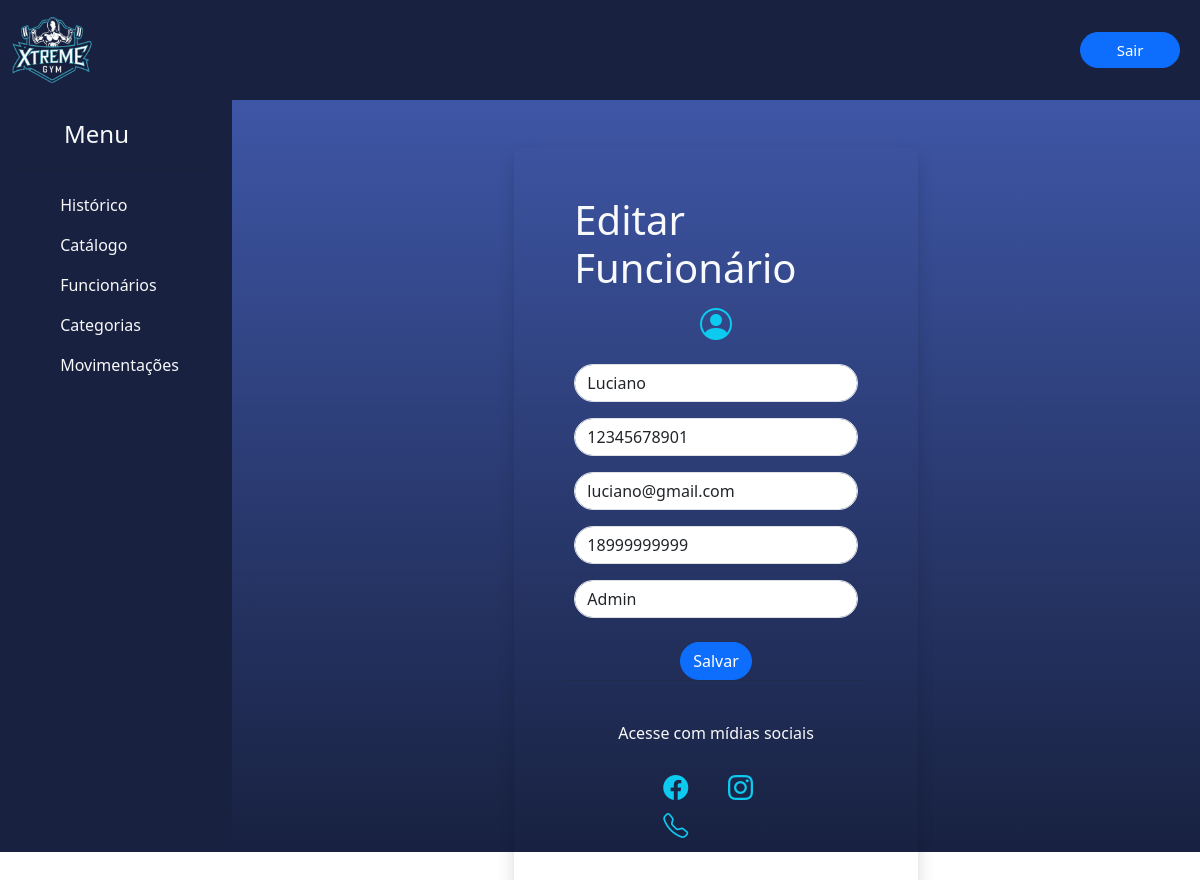
The app's page /editarFuncionario/1 with its own data.
### models.py (models this page shows, shortened)
class Funcionario(Base):
    __tablename__ = 'funcionarios'
    id_funcionario = Column(Integer, primary_key=True, unique=True)
    nome_funcionario = Column(String(40), nullable=True)
    cpf_funcionario = Column(Integer, nullable=True, unique=True)
    email_funcionario = Column(String(60), nullable=True, unique=True)
    telefone_funcionario = Column(Integer, nullable=True, unique=True)
    cargo_funcionario = Column(String(20), nullable=True)

### app.py (the view)
@app.route('/editarFuncionario/<int:id>', methods=['POST', 'GET'])
def editarFuncionario(id):
    funcionario = Funcionario.query.get(id)
    if funcionario is None:
        flash('Funcionário não encontrado', 'error')
        return redirect(url_for('listarFuncionarios'))
    if request.method == 'POST':
        form_data = request.form
        funcionario.nome_funcionario = form_data['nome_funcionario']
        funcionario.cpf_funcionario = form_data['cpf_funcionario']
        funcionario.email_funcionario = form_data['email_funcionario']
        funcionario.telefone_funcionario = form_data['telefone_funcionario']
        funcionario.cargo_funcionario = form_data['cargo_funcionario']
        try:
            db_session.commit()
            flash('Funcionário atualizado com sucesso', 'success')
        except Exception as e:
            db_session.rollback()
            flash('Erro ao atualizar funcionário: {}'.format(e), 'error')
        return redirect(url_for('listarFuncionarios'))
    else:
        return render_template('editarFuncionario.html', funcionario=funcionario)

### templates/editarFuncionario.html (shortened to what this page needs)
{% extends 'base.html' %}
{% block conteudo %}
    <div style="background: linear-gradient(#3E56A6, #182140); height: 752px;">
        <div class="row col-5 mx-auto">
            <div class="row shadow p-5 mx-auto mt-5 mb-5">
                <h1 class="text-light"> Editar Funcionário </h1>
                <i class="bi bi-person-circle mx-auto text-center text-info fs-2"></i>
                <form class="mt-3" action="{{ url_for('editarFuncionario', id=funcionario.id_funcionario) }}"
                      method="POST">
                    <input name="nome_funcionario" type="text" maxlength="80" class="form-control rounded-pill"
                           placeholder="Nome:" value="{{ funcionario.nome_funcionario }}" required>
                    <input name="cpf_funcionario" type="text" maxlength="11" class="form-control rounded-pill mt-3"
                           placeholder="CPF:" value="{{ funcionario.cpf_funcionario }}" required>
                    <input name="email_funcionario" type="email" class="form-control rounded-pill mt-3"
                           placeholder="E-mail:" value="{{ funcionario.email_funcionario }}" required>
                    <input name="telefone_funcionario" type="tel" maxlength="11" class="form-control rounded-pill mt-3"
                           placeholder="Telefone:" value="{{ funcionario.telefone_funcionario }}" required>
                    <input name="cargo_funcionario" type="text" class="form-control rounded-pill mt-3"
                           placeholder="Cargo:" value="{{ funcionario.cargo_funcionario }}" required>
                    <button class="btn btn-primary d-flex text-center rounded-pill mx-auto mt-4"> Salvar</button>
                </form>
                <hr>
                <label class="text-center p-4 text-light">Acesse com mídias sociais</label>
                <div class="row col-6 mx-auto">
                    <i class="bi bi-facebook text-info col" style="font-size: 25px"></i>
                    <i class="bi bi-instagram text-info col" style="font-size: 25px"></i>
                    <i class="bi bi-telephone text-info col" style="font-size: 25px"></i>
                </div>
            </div>
        </div>
    </div>
{% endblock conteudo %}

### static/base.css (style rules this page uses)
* { margin:0; padding: 0; box-sizing: border-box; }

### records on screen
Funcionario: nome_funcionario "Luciano", cpf_funcionario "12345678901", email_funcionario "luciano@gmail.com", telefone_funcionario "18999999999", cargo_funcionario "Admin"
